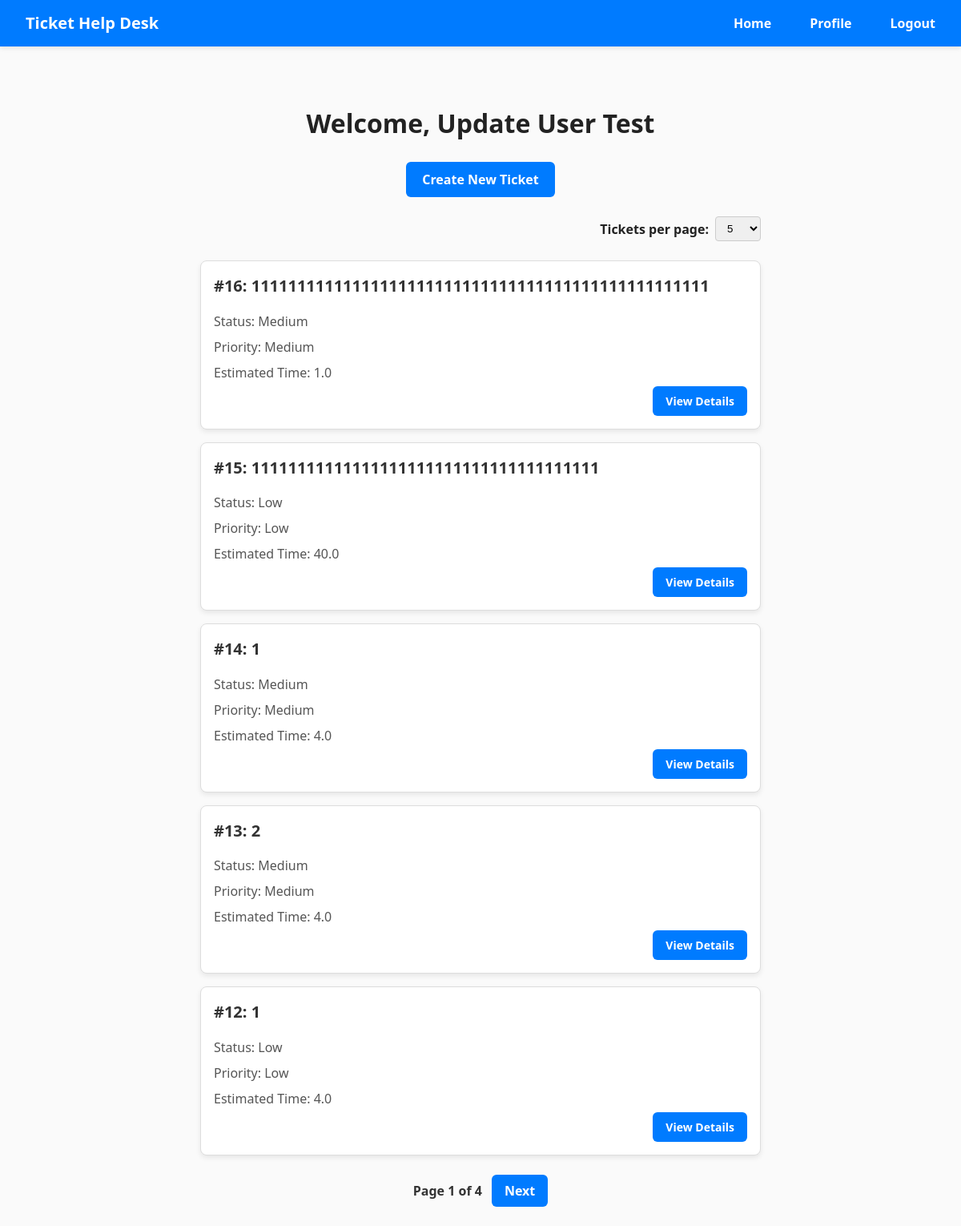
Screenshot of / (signed in) with the database file from the repository.
### HelpDeskTicketingSystem/models/UserModel.py (models this page shows)
class User(db.Model, UserMixin):
    id = db.Column(db.Integer, primary_key=True)
    email = db.Column(db.String(150), unique=True)
    password = db.Column(db.String(150))
    forename = db.Column(db.String(150))
    surname = db.Column(db.String(150))
    account_type = db.Column(db.String(20), nullable=False)

### HelpDeskTicketingSystem/models/TicketModel.py (models this page shows)
class Ticket(db.Model):
    id = db.Column(db.Integer, primary_key=True)
    subject = db.Column(db.String(100), nullable=False)
    description = db.Column(db.Text, nullable=False)
    status = db.Column(db.String(20), nullable=False)
    priority = db.Column(db.String(20), nullable=False)
    estimated_time = db.Column(db.Float, nullable=False)
    date_created = db.Column(db.DateTime(timezone=True), default=func.current_timestamp())
    user_id = db.Column(db.Integer, db.ForeignKey('user.id'))
    user = relationship('User', backref='tickets')

### HelpDeskTicketingSystem/views/home.py (the view)
@home_bp.route('/')
@login_required
def home():
    page = request.args.get('page', 1, type=int)
    per_page = request.args.get('per_page', 5, type=int)
    if current_user.account_type == 'admin':
        tickets = Ticket.query.order_by(Ticket.id.desc()).paginate(page=page, per_page=per_page)
    else:
        tickets = Ticket.query.filter_by(user_id=current_user.id).order_by(Ticket.id.desc()).paginate(page=page, per_page=per_page)
    return render_template("home.html", user=current_user, tickets=tickets, per_page=per_page)

### HelpDeskTicketingSystem/__init__.py (called while the page is built)
def create_app():
    app = Flask(__name__)
    app.config.from_object(Config)
    db.init_app(app)
    login_manager.init_app(app)
    login_manager.login_view = 'auth.login'
    from .views.home import home_bp
    from .views.auth import auth_bp
    from .views.tickets import tickets_bp
    app.register_blueprint(home_bp, url_prefix='/')
    app.register_blueprint(auth_bp, url_prefix='/')
    app.register_blueprint(tickets_bp, url_prefix='/tickets')
    create_database(app)
    from .models import User
    @login_manager.user_loader
    def load_user(user_id):
        return User.query.get(int(user_id))
    return app

### HelpDeskTicketingSystem/templates/home.html (shortened to what this page needs)
{% extends "base.html" %}
{% block content %}
  <h1 class="page-title">Welcome, {{ user.forename }}</h1>
  <div class="create-ticket-wrapper">
    <a href="{{ url_for('tickets.create_ticket') }}" class="btn btn-primary btn-new-ticket">Create New Ticket</a>
  </div>
  <div class="per-page-form-wrapper">
  <form method="get" action="{{ url_for('home.home') }}" class="per-page-form">
    <label for="per_page">Tickets per page:</label>
    <select name="per_page" id="per_page" onchange="this.form.submit()">
      {% for option in [5, 10, 15, 20] %}
        <option value="{{ option }}" {% if per_page == option %}selected{% endif %}>{{ option }}</option>
      {% endfor %}
    </select>
  </form>
  </div>
  <br>
  {% if tickets.items %}
    <div class="list-group">
      {% for ticket in tickets.items %}
        <div class="entity-card entity-card--list">
          <div class="entity-content">
            <h2>#{{ ticket.id }}: {{ ticket.subject }}</h2>
            <p>Status: {{ ticket.priority }}</p>
            <p>Priority: {{ ticket.priority }}</p>
            <p>Estimated Time: {{ ticket.estimated_time }}</p>
          </div>
          <a href="{{ url_for('tickets.ticket_details', ticket_id=ticket.id) }}" class="btn btn-primary">View Details</a>
        </div>
      {% endfor %}
    </div>
    <div class="pagination">
      Page {{ tickets.page }} of {{ tickets.pages }}
      {% if tickets.has_next %}
        <a href="{{ url_for('home.home', page=tickets.next_num, per_page=per_page) }}" class="btn btn-secondary">Next</a>
      {% endif %}
    </div>
  {% else %}
    <p class="no-tickets">No tickets are associated with this user.</p>
  {% endif %}
{% endblock %}

### HelpDeskTicketingSystem/static/main.css (style rules this page uses)
body { margin: 0; padding: 0; font-family: "Segoe UI", sans-serif; font-size: 16px; line-height: 1.5; color: #222; background-color: #fafafa; }
body .page-title { font-size: 2rem; font-weight: 700; color: #222; margin: 24px 0; text-align: center; font-family: "Segoe UI", sans-serif; }
a { color: #007bff; text-decoration: none; }
p { color: #222; text-decoration: none; font-weight: 300; }
.create-ticket-wrapper { text-align: center; margin: 24px 0; }
.btn-new-ticket { display: inline-block; background-color: #007bff; color: #fff; padding: 10px 20px; font-size: 1rem; font-weight: 600; border: none; border-radius: 6px; cursor: pointer; transition: background-color 0.2s ease; }
.per-page-form-wrapper { display: flex; justify-content: flex-end; max-width: 700px; margin: 0 16px 0 100px; padding: 0; }
.per-page-form { display: flex; justify-content: flex-end; align-items: center; gap: 8px; font-weight: 600; margin: 0; margin-left: 32px; }
.per-page-form label { margin: 0; font-weight: 600; }
.per-page-form select { padding: 6px 10px; border-radius: 4px; border: 1px solid #ccc; }
.pagination { display: flex; justify-content: center; align-items: center; gap: 12px; margin-top: 24px; font-weight: 600; color: #333; font-size: 1rem; }
.pagination a.btn { background-color: #007bff; color: #fff; padding: 8px 16px; border-radius: 6px; border: none; font-weight: 700; text-decoration: none; cursor: pointer; transition: background-color 0.2s; }
.list-group { list-style: none; padding: 0; max-width: 700px; margin: 0 auto; }
.entity-card { background: #fff; border: 1px solid #ddd; border-radius: 8px; box-shadow: 0 3px 6px rgba(0, 0, 0, 0.08); padding: 16px; margin-bottom: 16px; }
.entity-card h2 { margin-top: 0; font-size: 1.25rem; color: #333; }
.entity-card p { margin: 0 0 8px; color: #555; }
.entity-card .btn-primary { margin-top: 8px; }
.entity-card--list { position: relative; max-width: 800px; margin-left: auto; margin-right: auto; text-align: left; padding-bottom: 50px; }
.entity-card--list .btn-primary { position: absolute; bottom: 16px; right: 16px; width: auto; padding: 8px 16px; font-size: 14px; font-weight: 700; border: none; border-radius: 6px; background: #007bff; color: white; cursor: pointer; }

### rows the page displays
User: forename "Update User Test"
Ticket: id "16", subject "11111111111111111111111111111111111111111111111111", priority "Medium", estimated_time "1.0"
Ticket: id "15", subject "11111111111111111111111111111111111111", priority "Low", estimated_time "40.0"
Ticket: id "14", subject "1", priority "Medium", estimated_time "4.0"
Ticket: id "13", subject "2", priority "Medium", estimated_time "4.0"
Ticket: id "12", subject "1", priority "Low", estimated_time "4.0"

### other values shown
{{ tickets.page }} "1"
{{ tickets.pages }} "4"
form field per_page "5"
